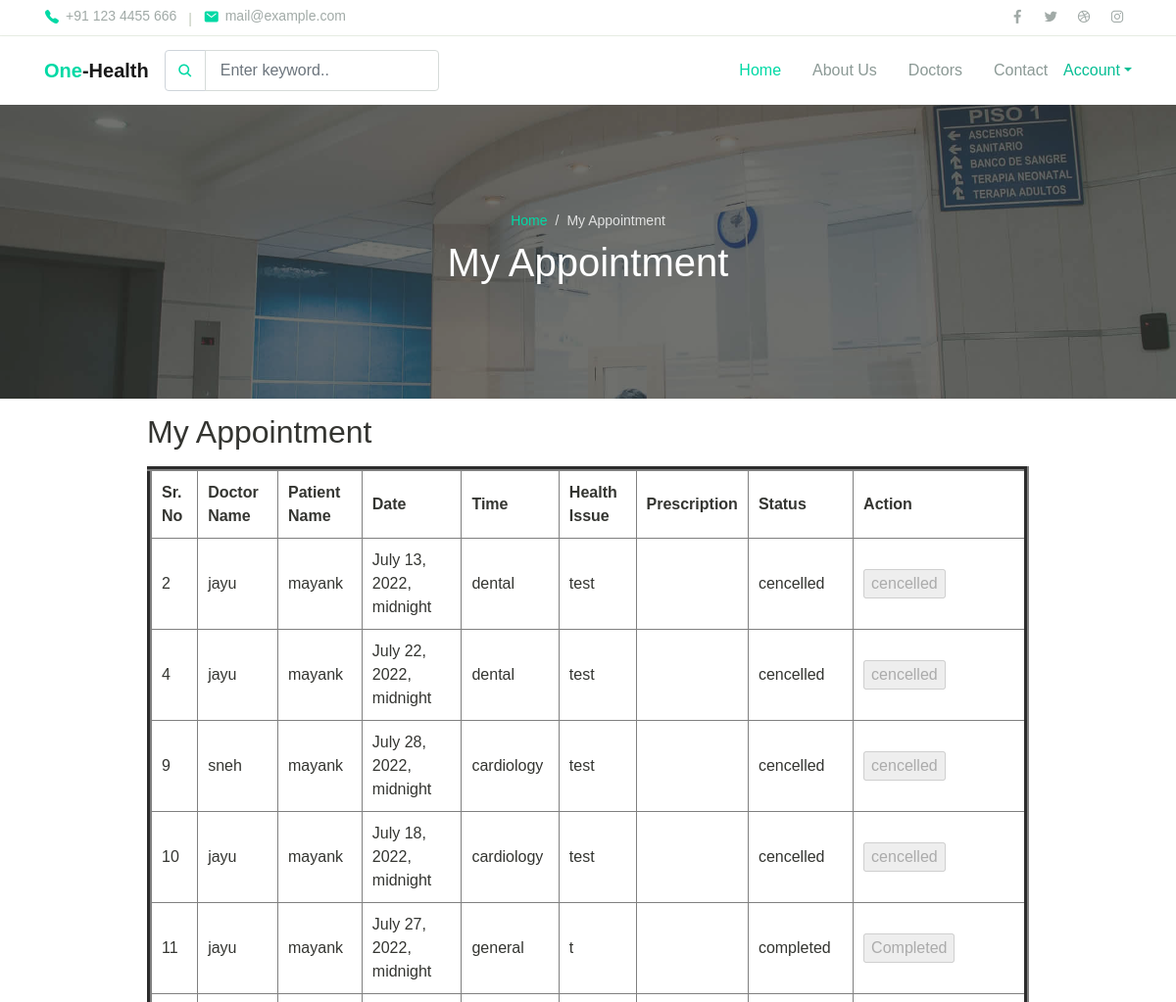
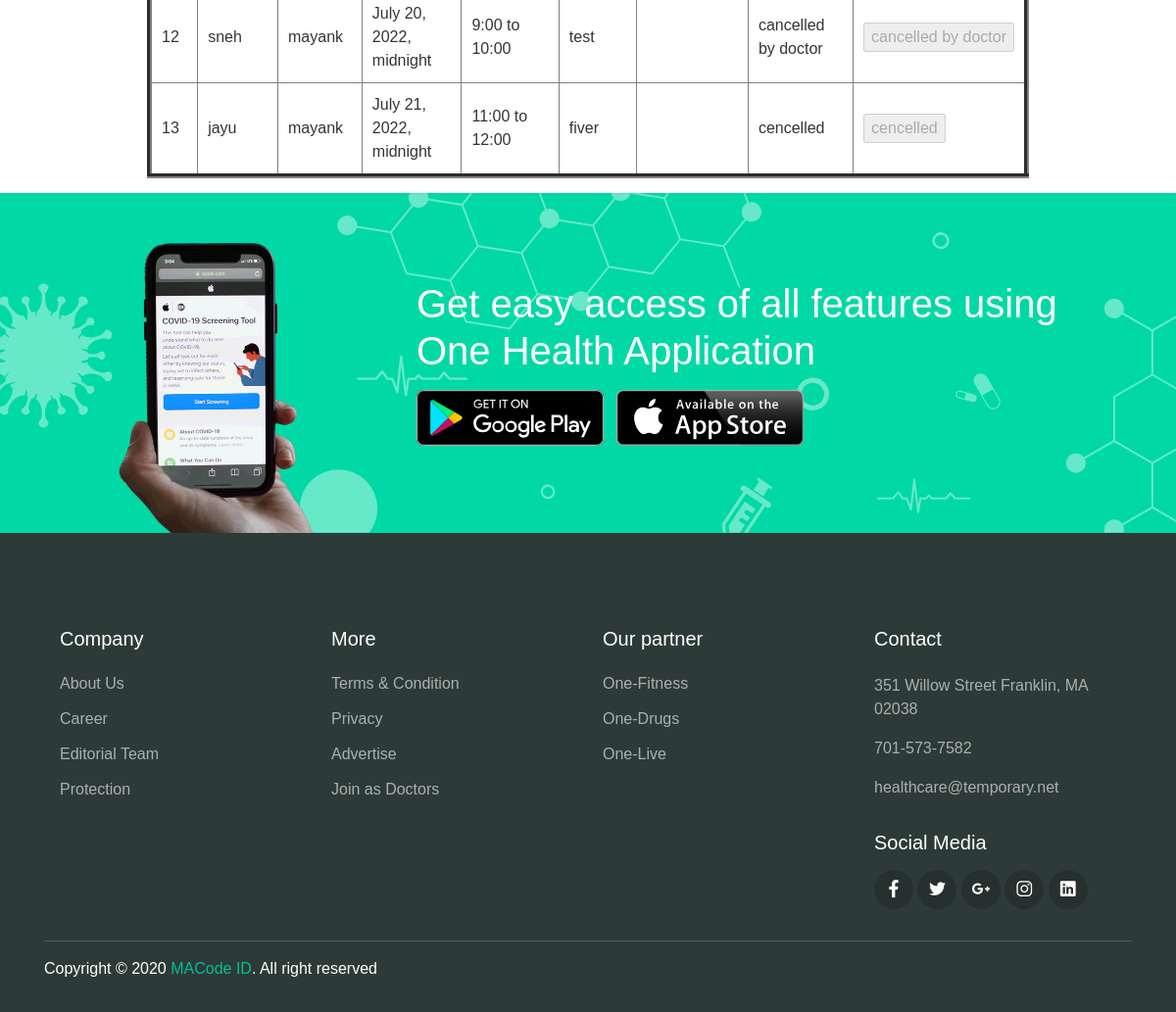
The app's page /myappointment/ (signed in) with its own data (2 pictures, top to bottom).
### myapp/models.py (models this page shows, shortened)
class Appointment(models.Model):
	patient=models.ForeignKey(User,on_delete=models.CASCADE)
	doctor=models.ForeignKey(Doctor_Profile,on_delete=models.CASCADE)
	date=models.DateTimeField(default=timezone.now)
	time=models.CharField(max_length=100)
	health_issue=models.TextField()
	status=models.CharField(max_length=100,default="pending")
	prescription=models.TextField(default="not given yet")

class Doctor_Profile(models.Model):
	doctor=models.ForeignKey(User,on_delete=models.CASCADE)
	doctor_degree=models.CharField(max_length=100)
	doctor_speciality=models.CharField(max_length=100)
	doctor_start_time=models.CharField(max_length=100)
	doctor_end_time=models.CharField(max_length=100)
	doctor_fees=models.PositiveIntegerField()
	doctor_picture=models.ImageField(upload_to="doctor_picture/")

class User(models.Model):
	fname=models.CharField(max_length=100)
	lname=models.CharField(max_length=100)
	email=models.CharField(max_length=100)
	mobile=models.CharField(max_length=100)
	address=models.TextField()
	password=models.CharField(max_length=100)
	usertype=models.CharField(max_length=100,default="patient")

### myapp/views.py (the view)
# urls.py: path('myappointment/',views.myappointment,name="myappointment"),
def myappointment(request):
	patient=User.objects.get(email=request.session['email'])
	appointment=Appointment.objects.filter(patient=patient)
	appointment1=Appointment.objects.filter(patient=patient,status="pending")
	request.session['appointment_count']=len(appointment1)
	return render(request,'myappointment.html',{'appointment':appointment})

### myapp/templates/myappointment.html (shortened to what this page needs)
{% extends 'header.html' %}
{% load static %}
{% block content %}
<!DOCTYPE html>
<html lang="en">
<head>
</head>
<body>
  <div class="page-banner overlay-dark bg-image" style="background-image: url({% static 'img/bg_image_1.jpg' %});">
    <div class="banner-section">
      <div class="container text-center wow fadeInUp">
        <nav aria-label="Breadcrumb">
          <ol class="breadcrumb breadcrumb-dark bg-transparent justify-content-center py-0 mb-2">
            <li class="breadcrumb-item"><a href="/">Home</a></li>
            <li class="breadcrumb-item active" aria-current="page">My Appointment</li>
          </ol>
        </nav>
        <h1 class="font-weight-normal">My Appointment</h1>
      </div>
    </div>
  </div>
   <section id="contact">
      <div class="container">
        <div class="row">
          <div class="col-lg-12 col-md-12 col-sm-12">
            <div class="contact-form">
              <div class="section-heading">
                <h2>My Appointment</h2>
              </div>
              <table border="5" width="100%" cellpadding="10px" cellspacing="10px">
                <tr>
                  <th>Sr. No</th>
                  <th>Doctor Name</th>
                  <th>Patient Name</th>
                  <th>Date</th>
                  <th>Time</th>
                  <th>Health Issue</th>
                  <th>Prescription</th>
                  <th>Status</th>
                  <th>Action</th>
                </tr>
                {% for i in appointment %}
                <tr>
                  <td>{{i.id}}</td>
                  <td>{{i.doctor.doctor.fname}}</td>
                  <td>{{i.patient.fname}}</td>
                  <td>{{i.date}}</td>
                  <td>{{i.time}}</td>
                  <td>{{i.health_issue}}</td>
                  <td>{{i.prescription}}</td>
                  <td>{{i.status}}</td>
                  <td>
                    <form method="get" action="{% url 'patient_cencel_appoinment' pk=i.pk %}">
                      {% if i.status == "pending" %}
                        <input type="submit" name="action" value="Cancel">
                      {% elif i.status == "completed" %}
                        <input type="submit" name="action" value="Completed" disabled>
                      {% else %}
                        <input type="submit" name="action" value="{{i.status}}" disabled>
                      {% endif %}
                    </form>
                  </td>
                </tr>
                {% endfor %}
              </table>
            </div>
          </div>
        </div>
      </div>
    </section>
  <div class="page-section banner-home bg-image" style="background-image: url({% static 'img/banner-pattern.svg' %});">
    <div class="container py-5 py-lg-0">
      <div class="row align-items-center">
        <div class="col-lg-4 wow zoomIn">
          <div class="img-banner d-none d-lg-block">
            <img src="{% static 'img/mobile_app.png' %}" alt="">
          </div>
        </div>
        <div class="col-lg-8 wow fadeInRight">
          <h1 class="font-weight-normal mb-3">Get easy access of all features using One Health Application</h1>
          <a href="#"><img src="{% static 'img/google_play.svg' %}" alt=""></a>
          <a href="#" class="ml-2"><img src="{% static 'img/app_store.svg' %}" alt=""></a>
        </div>
      </div>
    </div>
  </div>
</body>
</html>
{% endblock%}

### myapp/templates/header.html (shortened to what this page needs)
{% load static %}
<!DOCTYPE html>
<html lang="en">
<head>
  <link rel="stylesheet" href="{% static 'css/maicons.css' %}">
  <link rel="stylesheet" href="{% static 'css/bootstrap.css' %}">
  <link rel="stylesheet" href="{% static 'vendor/owl-carousel/css/owl.carousel.css' %}">
  <link rel="stylesheet" href="{% static 'vendor/animate/animate.css' %}">
  <link rel="stylesheet" href="{% static 'css/theme.css' %}">
</head>
<body>
  <header>
    <div class="topbar">
      <div class="container">
        <div class="row">
          <div class="col-sm-8 text-sm">
            <div class="site-info">
              <a href="#"><span class="mai-call text-primary"></span> +91 123 4455 666</a>
              <span class="divider">|</span>
              <a href="#"><span class="mai-mail text-primary"></span> mail@example.com</a>
            </div>
          </div>
          <div class="col-sm-4 text-right text-sm">
            <div class="social-mini-button">
              <a href="#"><span class="mai-logo-facebook-f"></span></a>
              <a href="#"><span class="mai-logo-twitter"></span></a>
              <a href="#"><span class="mai-logo-dribbble"></span></a>
              <a href="#"><span class="mai-logo-instagram"></span></a>
            </div>
          </div>
        </div>
      </div>
    </div>
    <nav class="navbar navbar-expand-lg navbar-light shadow-sm">
      <div class="container">
        <a class="navbar-brand" href="#"><span class="text-primary">One</span>-Health</a>
        <form action="#">
          <div class="input-group input-navbar">
            <div class="input-group-prepend">
              <span class="input-group-text" id="icon-addon1"><span class="mai-search"></span></span>
            </div>
            <input type="text" class="form-control" placeholder="Enter keyword.." aria-label="Username" aria-describedby="icon-addon1">
          </div>
        </form>
        <div class="collapse navbar-collapse" id="navbarSupport">
          <ul class="navbar-nav ml-auto">
            <li class="nav-item active">
              <a class="nav-link" href="/">Home</a>
            </li>
            <li class="nav-item">
              <a class="nav-link" href="{% url 'about' %}">About Us</a>
            </li>
            <li class="nav-item">
              <a class="nav-link" href="{% url 'doctors' %}">Doctors</a>
            </li>
            <li class="nav-item">
              <a class="nav-link" href="{% url 'contact' %}">Contact</a>
            </li>
            <li class="dropdown">
              <a href="#" class="dropdown-toggle" data-toggle="dropdown" role="button" aria-expanded="false">Account</a>
            </li>
          </ul>
        </div>
      </div>
    </nav>
  </header>
  {% block content %}
  {% endblock%}
  <footer class="page-footer">
    <div class="container">
      <div class="row px-md-3">
        <div class="col-sm-6 col-lg-3 py-3">
          <h5>Company</h5>
          <ul class="footer-menu">
            <li><a href="#">About Us</a></li>
            <li><a href="#">Career</a></li>
            <li><a href="#">Editorial Team</a></li>
            <li><a href="#">Protection</a></li>
          </ul>
        </div>
        <div class="col-sm-6 col-lg-3 py-3">
          <h5>More</h5>
          <ul class="footer-menu">
            <li><a href="#">Terms & Condition</a></li>
            <li><a href="#">Privacy</a></li>
            <li><a href="#">Advertise</a></li>
            <li><a href="#">Join as Doctors</a></li>
          </ul>
        </div>
        <div class="col-sm-6 col-lg-3 py-3">
          <h5>Our partner</h5>
          <ul class="footer-menu">
            <li><a href="#">One-Fitness</a></li>
            <li><a href="#">One-Drugs</a></li>
            <li><a href="#">One-Live</a></li>
          </ul>
        </div>
        <div class="col-sm-6 col-lg-3 py-3">
          <h5>Contact</h5>
          <p class="footer-link mt-2">351 Willow Street Franklin, MA 02038</p>
          <a href="#" class="footer-link">701-573-7582</a>
          <a href="#" class="footer-link">healthcare@temporary.net</a>
          <h5 class="mt-3">Social Media</h5>
          <div class="footer-sosmed mt-3">
            <a href="#" target="_blank"><span class="mai-logo-facebook-f"></span></a>
            <a href="#" target="_blank"><span class="mai-logo-twitter"></span></a>
            <a href="#" target="_blank"><span class="mai-logo-google-plus-g"></span></a>
            <a href="#" target="_blank"><span class="mai-logo-instagram"></span></a>
            <a href="#" target="_blank"><span class="mai-logo-linkedin"></span></a>
          </div>
        </div>
      </div>
      <hr>
      <p id="copyright">Copyright &copy; 2020 <a href="https://macodeid.com/" target="_blank">MACode ID</a>. All right reserved</p>
    </div>
  </footer>
</body>
</html>

### myapp/static/css/theme.css (style rules this page uses)
:root { --primary: #00D9A5; --accent: #FF3D85; --secondary: #4E5AFE; --warning: #EED818; --info: #05B4E1; --danger: #FF4943; --success: #96C93D; --dark: #343531; --light: #F5F9F6; --cs: #596261; --grey: #6E807A; }
body { font-family: "Source Sans Pro", sans-serif; line-height: 1.5; color: #343531; }
a { color: #07be94; text-decoration: none; background-color: transparent; }
.text-sm { font-size: 14px !important; }
.text-primary { color: #00D9A5 !important; }
.topbar { border-bottom: 1px solid #E8EEE4; }
.topbar .row { align-items: center; min-height: 36px; }
.topbar .site-info a { display: inline-flex; align-items: center; color: #A1AAA7; }
.topbar .site-info a span { font-size: 16px; margin-right: 6px; }
.topbar .site-info .divider { margin-left: 8px; margin-right: 8px; color: #BEC8B8; }
.topbar .social-mini-button a { display: inline-block; padding: 4px 8px; color: #A1AAA7; }
.breadcrumb { background-color: #f8f9fa; }
.breadcrumb-dark .breadcrumb-item a { color: #00D9A5; }
.breadcrumb-dark .breadcrumb-item + .breadcrumb-item::before { display: inline-block; padding-right: 0.5rem; color: rgba(255, 255, 255, 0.8); content: "/"; }
.breadcrumb-dark .breadcrumb-item.active { color: rgba(255, 255, 255, 0.8); }
.navbar { min-height: 70px; }
.navbar-brand { font-weight: 600; padding-top: 10px; padding-bottom: 10px; }
.navbar-nav { margin-top: 10px; border-top: 1px solid #E8EEE4; flex-shrink: 0; }
.navbar-nav .nav-link { transition: all .2s ease; }
.navbar-light .navbar-nav .nav-link { color: rgba(110, 128, 122, 0.8); }
.navbar-light .navbar-nav .show > .nav-link, .navbar-light .navbar-nav .active > .nav-link, .navbar-light .navbar-nav .nav-link.show, .navbar-light .navbar-nav .nav-link.active { font-weight: 500; color: #00D9A5; }
@media (min-width: 992px) { .navbar-expand-lg .navbar-nav { margin-top: 0; border-top: none; } }
@media (min-width: 992px) { .navbar-expand-lg .navbar-nav .nav-link { padding-right: 16px; padding-left: 16px; } }
@media (min-width: 992px) { .navbar-expand-lg .navbar-nav { align-items: center; } }
.form-control { padding: 8px 15px; height: calc(1.5em + 1.375rem + 2px); border-color: #d6dbd9; }
.bg-image { position: relative; background-position: center center; background-size: cover; background-repeat: no-repeat; }
.bg-image > * { position: relative; z-index: 10; }
.page-section { position: relative; padding-top: 80px; padding-bottom: 80px; overflow: hidden; }
.page-banner { position: relative; height: 300px; z-index: 10; }
.page-hero.overlay-dark::before, .page-banner.overlay-dark::before { content: ""; position: absolute; top: 0; left: 0; width: 100%; height: 100%; background: rgba(52, 53, 49, 0.7); z-index: 1; }
.page-banner .breadcrumb-item, .page-banner .breadcrumb-item a { font-size: 14px; }
.hero-section, .banner-section { position: relative; display: -ms-flexbox; display: flex; -ms-flex-align: center; align-items: center; -ms-flex-pack: center; justify-content: center; height: 100%; color: #ffffff; z-index: 10; }
.input-navbar { width: auto; max-width: 280px; }
.input-navbar .input-group-text { background-color: #fff; color: #00D9A5; }
.input-navbar .form-control { height: calc(1.5em + 1rem + 2px); }
.banner-home { padding: 0; background-color: #00D9A5; color: #fff; }
.banner-home .img-banner { display: block; max-width: 200px; margin-top: 50px; margin-left: auto; margin-right: auto; overflow: hidden; }
.banner-home .img-banner img { width: 100%; }
.page-footer { position: relative; display: block; padding-top: 80px; padding-bottom: 16px; background-color: #2D3B38; color: #fff; }
.page-footer h5 { font-weight: 500; margin-bottom: 16px; }
.page-footer hr { border-color: #4F5E5B; }
.footer-menu { position: relative; list-style: none; padding-left: 0; }
.footer-menu a, .footer-link { display: inline-block; padding-top: 6px; padding-bottom: 6px; color: rgba(255, 255, 255, 0.6); transition: all .2s ease; }
.footer-link { padding: 0; margin-bottom: 16px; }
.footer-sosmed a { display: inline-block; width: 40px; height: 40px; line-height: 42px; border-radius: 50%; text-align: center; font-size: 18px; background-color: #26312F; color: #ffff; transition: all .2s ease; }
.contact-form { display: block; max-width: 900px; margin: 15px auto; }

### records on screen
Appointment: id "2", doctor.doctor.fname "jayu", patient.fname "mayank", date "July 13, 2022, midnight", time "dental", health_issue "test", status "cencelled", action "cencelled"
Appointment: id "4", doctor.doctor.fname "jayu", patient.fname "mayank", date "July 22, 2022, midnight", time "dental", health_issue "test", status "cencelled", action "cencelled"
Appointment: id "9", doctor.doctor.fname "sneh", patient.fname "mayank", date "July 28, 2022, midnight", time "cardiology", health_issue "test", status "cencelled", action "cencelled"
Appointment: id "10", doctor.doctor.fname "jayu", patient.fname "mayank", date "July 18, 2022, midnight", time "cardiology", health_issue "test", status "cencelled", action "cencelled"
Appointment: id "11", doctor.doctor.fname "jayu", patient.fname "mayank", date "July 27, 2022, midnight", time "general", health_issue "t", status "completed"
Appointment: id "12", doctor.doctor.fname "sneh", patient.fname "mayank", date "July 20, 2022, midnight", time "9:00 to 10:00", health_issue "test", status "cancelled by doctor", action "cancelled by doctor"
Appointment: id "13", doctor.doctor.fname "jayu", patient.fname "mayank", date "July 21, 2022, midnight", time "11:00 to 12:00", health_issue "fiver", status "cencelled", action "cencelled"
